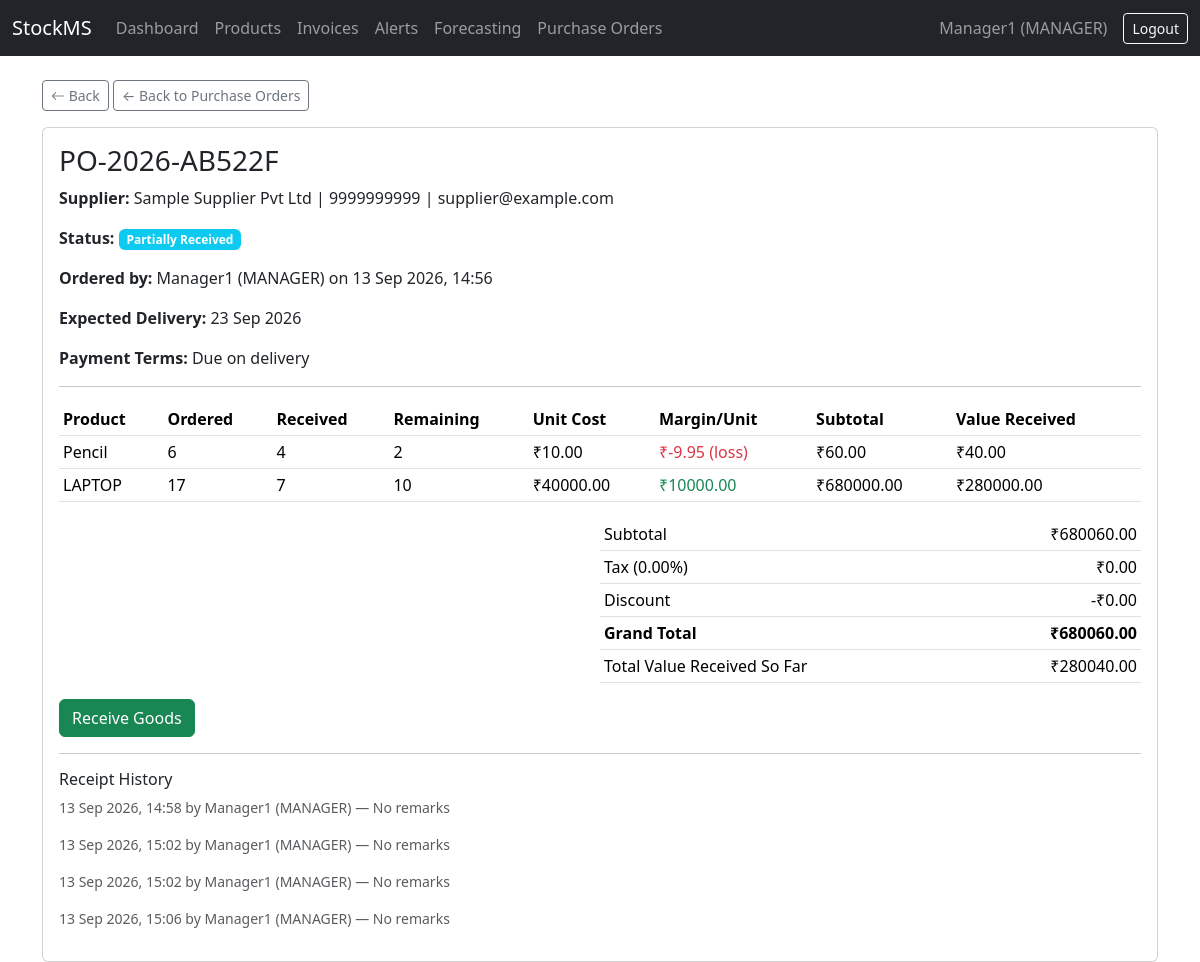
Screenshot of /products/purchase-orders/1/ (signed in) with the database file from the repository.
### accounts/models.py (models this page shows, shortened)
class User(AbstractUser):
    class Role(models.TextChoices):
        ADMIN = 'ADMIN', 'Admin'
        MANAGER = 'MANAGER', 'Manager'
        STAFF = 'STAFF', 'Staff'
    role = models.CharField(
        max_length=10,
        choices=Role.choices,
        default=Role.STAFF,
    )
    def __str__(self):
        return f"{self.username} ({self.role})"

### inventory/models.py (models this page shows, shortened)
class PurchaseOrder(models.Model):
    class Status(models.TextChoices):
        PENDING = 'PENDING', 'Pending'
        PARTIALLY_RECEIVED = 'PARTIALLY_RECEIVED', 'Partially Received'
        RECEIVED = 'RECEIVED', 'Received'
        CANCELLED = 'CANCELLED', 'Cancelled'
    order_number = models.CharField(max_length=20, unique=True)
    supplier = models.ForeignKey(Supplier, on_delete=models.PROTECT, related_name='purchase_orders')
    created_by = models.ForeignKey(settings.AUTH_USER_MODEL, on_delete=models.SET_NULL, null=True)
    status = models.CharField(max_length=20, choices=Status.choices, default=Status.PENDING)
    order_date = models.DateTimeField(auto_now_add=True)
    expected_delivery_date = models.DateField(null=True, blank=True)
    payment_terms = models.CharField(max_length=100, blank=True, default='Due on delivery')
    delivery_address = models.CharField(max_length=255, blank=True)
    tax_percent = models.DecimalField(max_digits=5, decimal_places=2, default=0)
    discount_amount = models.DecimalField(max_digits=10, decimal_places=2, default=0)
    notes = models.TextField(blank=True)
    @property
    def subtotal(self):
        return sum(item.subtotal for item in self.items.all())
    @property
    def tax_amount(self):
        return round(self.subtotal * (self.tax_percent / 100), 2)
    @property
    def grand_total(self):
        return round(self.subtotal + self.tax_amount - self.discount_amount, 2)
    @property
    def total_value_received(self):
        return sum(item.value_received_so_far for item in self.items.all())

class Supplier(models.Model):
    name = models.CharField(max_length=200)
    contact_person = models.CharField(max_length=100, blank=True)
    phone = models.CharField(max_length=20, blank=True)
    email = models.EmailField(blank=True)
    address = models.TextField(blank=True)
    gst_number = models.CharField(max_length=20, blank=True)

class PurchaseOrderItem(models.Model):
    purchase_order = models.ForeignKey(PurchaseOrder, on_delete=models.CASCADE, related_name='items')
    product = models.ForeignKey(Product, on_delete=models.PROTECT, related_name='purchase_order_items')
    quantity_ordered = models.PositiveIntegerField()
    unit_cost = models.DecimalField(max_digits=10, decimal_places=2)
    @property
    def subtotal(self):
        return self.quantity_ordered * self.unit_cost
    @property
    def margin_per_unit(self):
        return self.product.price - self.unit_cost
    @property
    def quantity_received_so_far(self):
        from django.db.models import Sum
        total = self.receipt_items.aggregate(Sum('quantity_received'))['quantity_received__sum']
        return total or 0
    @property
    def quantity_remaining(self):
        return max(self.quantity_ordered - self.quantity_received_so_far, 0)
    @property
    def value_received_so_far(self):
        return self.quantity_received_so_far * self.unit_cost

class Product(models.Model):
    name = models.CharField(max_length=200)
    sku = models.CharField(max_length=50, unique=True)
    barcode = models.CharField(max_length=100, unique=True, blank=True, null=True)
    category = models.ForeignKey(Category, on_delete=models.SET_NULL, null=True, related_name='products')
    supplier = models.ForeignKey(Supplier, on_delete=models.SET_NULL, null=True, related_name='products')
    price = models.DecimalField(max_digits=10, decimal_places=2)
    quantity = models.PositiveIntegerField(default=0)
    reorder_level = models.PositiveIntegerField(default=10)
    max_stock_level = models.PositiveIntegerField(default=100)
    created_at = models.DateTimeField(auto_now_add=True)
    updated_at = models.DateTimeField(auto_now=True)

class GoodsReceipt(models.Model):
    purchase_order = models.ForeignKey(PurchaseOrder, on_delete=models.CASCADE, related_name='receipts')
    received_by = models.ForeignKey(settings.AUTH_USER_MODEL, on_delete=models.SET_NULL, null=True)
    received_date = models.DateTimeField(auto_now_add=True)
    remarks = models.TextField(blank=True)

### inventory/views.py (the view)
# urls.py: path('purchase-orders/<int:pk>/', views.purchase_order_detail, name='purchase_order_detail'),
@login_required
def purchase_order_detail(request, pk):
    if request.user.role not in ['ADMIN', 'MANAGER']:
        messages.error(request, "You don't have permission to view purchase orders.")
        return redirect('dashboard')
    order = get_object_or_404(PurchaseOrder, pk=pk)
    return render(request, 'inventory/purchase_order_detail.html', {'order': order})

### inventory/templates/inventory/purchase_order_detail.html (shortened to what this page needs)
{% extends 'base.html' %}
{% block content %}
<a href="{% url 'purchase_order_list' %}" class="btn btn-sm btn-outline-secondary mb-3">← Back to Purchase Orders</a>
<div class="card">
    <div class="card-body">
        <h3>{{ order.order_number }}</h3>
        <p><strong>Supplier:</strong> {{ order.supplier.name }} | {{ order.supplier.phone }} | {{ order.supplier.email }}</p>
        <p><strong>Status:</strong>
            {% if order.status == 'PENDING' %}<span class="badge bg-warning text-dark">Pending</span>
            {% elif order.status == 'PARTIALLY_RECEIVED' %}<span class="badge bg-info">Partially Received</span>
            {% elif order.status == 'RECEIVED' %}<span class="badge bg-success">Received</span>
            {% else %}<span class="badge bg-secondary">Cancelled</span>{% endif %}
        </p>
        <p><strong>Ordered by:</strong> {{ order.created_by }} on {{ order.order_date|date:"d M Y, H:i" }}</p>
        {% if order.expected_delivery_date %}<p><strong>Expected Delivery:</strong> {{ order.expected_delivery_date|date:"d M Y" }}</p>{% endif %}
        <p><strong>Payment Terms:</strong> {{ order.payment_terms }}</p>
        <hr>
        <table class="table table-sm">
            <thead>
                <tr>
                    <th>Product</th><th>Ordered</th><th>Received</th><th>Remaining</th>
                    <th>Unit Cost</th><th>Margin/Unit</th><th>Subtotal</th><th>Value Received</th>
                </tr>
            </thead>
            <tbody>
                {% for item in order.items.all %}
                <tr>
                    <td>{{ item.product.name }}</td>
                    <td>{{ item.quantity_ordered }}</td>
                    <td>{{ item.quantity_received_so_far }}</td>
                    <td>{{ item.quantity_remaining }}</td>
                    <td>₹{{ item.unit_cost }}</td>
                    <td>
                        {% if item.margin_per_unit > 0 %}
                            <span class="text-success">₹{{ item.margin_per_unit }}</span>
                        {% else %}
                            <span class="text-danger">₹{{ item.margin_per_unit }} (loss)</span>
                        {% endif %}
                    </td>
                    <td>₹{{ item.subtotal }}</td>
                    <td>₹{{ item.value_received_so_far }}</td>
                </tr>
                {% endfor %}
            </tbody>
        </table>
        <table class="table table-sm w-50 ms-auto">
            <tr><td>Subtotal</td><td class="text-end">₹{{ order.subtotal }}</td></tr>
            <tr><td>Tax ({{ order.tax_percent }}%)</td><td class="text-end">₹{{ order.tax_amount }}</td></tr>
            <tr><td>Discount</td><td class="text-end">-₹{{ order.discount_amount }}</td></tr>
            <tr class="fw-bold"><td>Grand Total</td><td class="text-end">₹{{ order.grand_total }}</td></tr>
            <tr><td>Total Value Received So Far</td><td class="text-end">₹{{ order.total_value_received }}</td></tr>
        </table>
        {% if order.status == 'PENDING' or order.status == 'PARTIALLY_RECEIVED' %}
        <div class="mt-3">
            <a href="{% url 'purchase_order_receive' order.pk %}" class="btn btn-success">Receive Goods</a>
        </div>
        {% endif %}
        <hr>
        <h6>Receipt History</h6>
        {% for receipt in order.receipts.all %}
            <p class="small text-muted">{{ receipt.received_date|date:"d M Y, H:i" }} by {{ receipt.received_by }} — {{ receipt.remarks|default:"No remarks" }}</p>
        {% empty %}
            <p class="text-muted small">No goods received yet.</p>
        {% endfor %}
    </div>
</div>
{% endblock %}

### templates/base.html (shortened to what this page needs)
{% load static %}
<!DOCTYPE html>
<html lang="en">
<head>
    <link href="https://cdn.jsdelivr.net/npm/bootstrap@5.3.3/dist/css/bootstrap.min.css" rel="stylesheet">
    <link href="https://cdn.jsdelivr.net/npm/bootstrap-icons@1.11.3/font/bootstrap-icons.css" rel="stylesheet">
</head>
<body>
    <nav class="navbar navbar-expand-lg navbar-dark bg-dark">
        <div class="container-fluid">
            <a class="navbar-brand" href="{% url 'dashboard' %}">StockMS</a>
            <div class="collapse navbar-collapse">
                <ul class="navbar-nav me-auto">
                    <li class="nav-item"><a class="nav-link" href="{% url 'dashboard' %}">Dashboard</a></li>
                    <li class="nav-item"><a class="nav-link" href="{% url 'product_list' %}">Products</a></li>
                    <li class="nav-item"><a class="nav-link" href="{% url 'invoice_list' %}">Invoices</a></li>
                    <li class="nav-item"><a class="nav-link" href="{% url 'alert_list' %}">Alerts</a></li>
                    <li class="nav-item"><a class="nav-link" href="{% url 'forecast_page' %}">Forecasting</a></li>
                    {% if user.role == 'ADMIN' or user.role == 'MANAGER' %}
                        <li class="nav-item"><a class="nav-link" href="{% url 'purchase_order_list' %}">Purchase Orders</a></li>
                    {% endif %}
                </ul>
                {% if user.is_authenticated %}
                <span class="navbar-text me-3">{{ user.username }} ({{ user.role }})</span>
<form method="post" action="{% url 'logout' %}" class="d-inline">
    <button type="submit" class="btn btn-outline-light btn-sm">Logout</button>
</form>                {% endif %}
            </div>
        </div>
    </nav>
    <div class="container mt-4">
    <a href="javascript:history.back()" class="btn btn-sm btn-outline-secondary mb-3">
        <i class="bi bi-arrow-left"></i> Back
    </a>
        {% block content %}
        {% endblock %}
    </div>
</body>
</html>

### rows the page displays
User: username "Manager1", role "MANAGER"
PurchaseOrder: order_number "PO-2026-AB522F", supplier.name "Sample Supplier Pvt Ltd", supplier.phone "9999999999", supplier.email "supplier@example.com", created_by "Manager1 (MANAGER)", order_date "13 Sep 2026, 14:56", expected_delivery_date "23 Sep 2026", payment_terms "Due on delivery", subtotal "680060.00", tax_percent "0.00", tax_amount "0.00", discount_amount "0.00", grand_total "680060.00", total_value_received "280040.00"
PurchaseOrderItem: product.name "Pencil", quantity_ordered "6", quantity_received_so_far "4", quantity_remaining "2", unit_cost "10.00", margin_per_unit "-9.95", subtotal "60.00", value_received_so_far "40.00"
PurchaseOrderItem: product.name "LAPTOP", quantity_ordered "17", quantity_received_so_far "7", quantity_remaining "10", unit_cost "40000.00", margin_per_unit "10000.00", subtotal "680000.00", value_received_so_far "280000.00"
GoodsReceipt: received_date "13 Sep 2026, 14:58", received_by "Manager1 (MANAGER)", remarks "No remarks"
GoodsReceipt: received_date "13 Sep 2026, 15:02", received_by "Manager1 (MANAGER)", remarks "No remarks"
GoodsReceipt: received_date "13 Sep 2026, 15:02", received_by "Manager1 (MANAGER)", remarks "No remarks"
GoodsReceipt: received_date "13 Sep 2026, 15:06", received_by "Manager1 (MANAGER)", remarks "No remarks"
